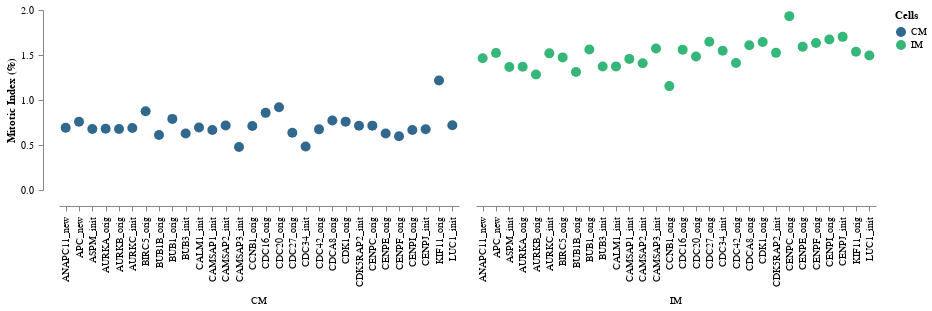

Notebook code for this chart:
### Code cell
BINBOX_MitoticIndex_Time_Targets = Binned_Circles(
    data = df,
    column = 'Cells',
    y = 'Mitotic Index (%)',
    x_title = '',
    y_title = 'Mitotic Index (%)',
    color = 'Cells',
    x = 'Name'
)
BINBOX_MitoticIndex_Time_Targets

### Figure 1 — Vega-Lite specification as saved in the notebook (floating-point values rounded to 4 significant figures; data arrays with more than 128 entries replaced by an {"elided": "..."} marker saying what was removed)
{"config": {"view": {"continuousWidth": 300, "continuousHeight": 300, "stroke": "transparent", "strokeWidth": 0.5}, "axis": {"grid": true, "labelPadding": 5, "offset": 15, "ticks": true}, "facet": {"spacing": 15}, "header": {"labelOrient": "bottom", "title": null}}, "data": {"name": "data-c9ae3f91482b1d4b07a8966b7ffe475c"}, "mark": {"type": "circle", "size": 100}, "encoding": {"color": {"field": "Cells", "scale": {"scheme": "viridis"}, "type": "nominal"}, "column": {"field": "Cells", "type": "nominal"}, "x": {"axis": {"grid": false}, "field": "Name", "title": null, "type": "nominal"}, "y": {"aggregate": "mean", "axis": {"grid": false}, "field": "Mitotic Index (%)", "title": "Mitotic Index (%)", "type": "quantitative"}}, "height": 180, "width": 400, "$schema": "https://vega.github.io/schema/vega-lite/v5.20.1.json", "datasets": {"data-c9ae3f91482b1d4b07a8966b7ffe475c": {"elided": "180 records"}}}
